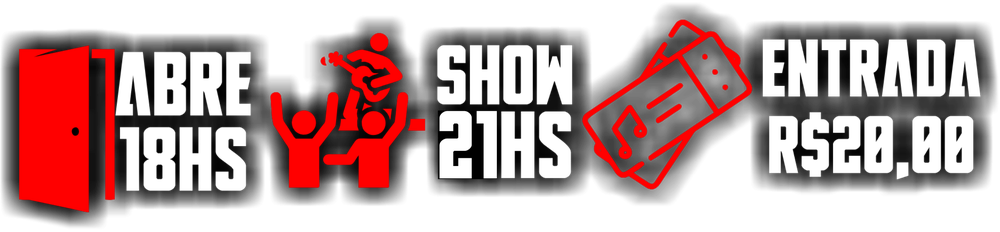
#> input picture gerador/brand/ENTRADA.png, 1000 x 232 px, shrunk from 2697 x 626 before the run
$ python tratar_foto.py brand/ENTRADA.png brand/ENTRADA.png
#> lines starting #> are read from the running program, lines starting #| are printed output that depends on the picture
"""Trata o PNG recortado (vindo do ChatGPT) para o padrão da agenda: P&B, alto contraste, nitidez.
uso: python3 tratar_foto.py entrada.png bands/saida_bw.png [--crop 0.66]
--crop corta a parte de cima da imagem (ex.: 0.66 = da cabeça até ~cintura), útil p/ fotos de corpo inteiro nos layouts A e C."""
import sys
from PIL import Image, ImageOps, ImageEnhance, ImageFilter
src, dst = sys.argv[1], sys.argv[2]
crop = float(sys.argv[sys.argv.index('--crop')+1]) if '--crop' in sys.argv else None
im = Image.open(src).convert('RGBA'); a = im.split()[3]
#> further down, im is the input picture: PIL image 1000x232 RGBA; mean R, G, B, A 75, 46.3, 46.3, 135.3
#> after `a = im.split()[3]`:
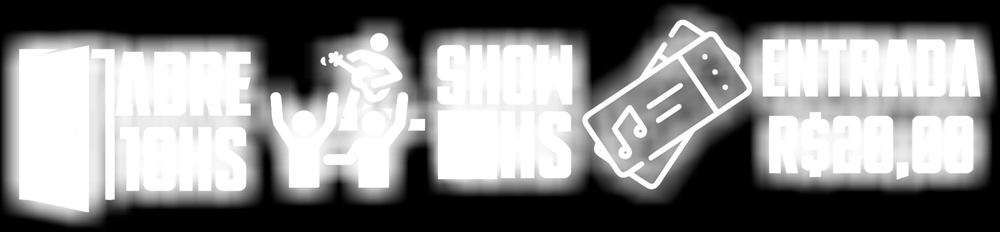
#> a: PIL image 1000x232 L; min 0, max 255, mean 135.3
g = ImageOps.grayscale(im.convert('RGB')); g = ImageOps.autocontrast(g, cutoff=0.5)
#> after `g = ImageOps.grayscale(im.convert('RGB'))`:
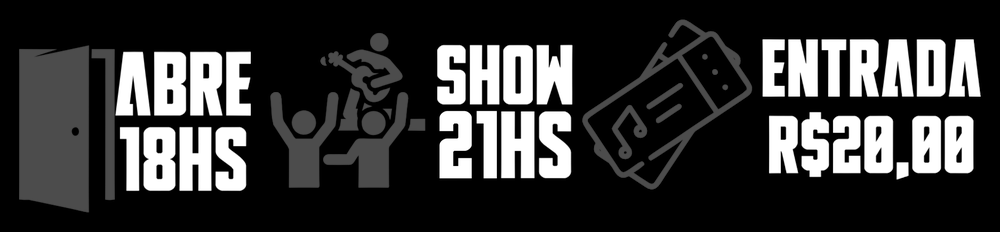
#> g: PIL image 1000x232 L; min 0, max 255, mean 54.9
g = ImageEnhance.Contrast(g).enhance(1.25).filter(ImageFilter.UnsharpMask(radius=2, percent=60, threshold=2))
o = Image.merge('RGBA', (g, g, g, a)); o = o.crop(o.getbbox())
#> after `o = Image.merge('RGBA', (g, g, g, a))`:
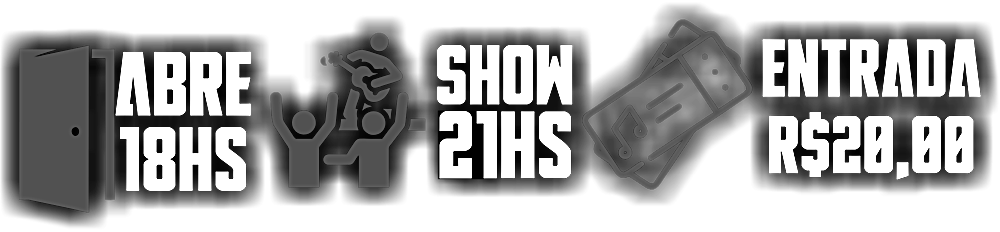
#> o: PIL image 1000x232 RGBA; mean R, G, B, A 56.4, 56.4, 56.4, 135.3; transparent parts drawn white
#> after `o = o.crop(o.getbbox())`:
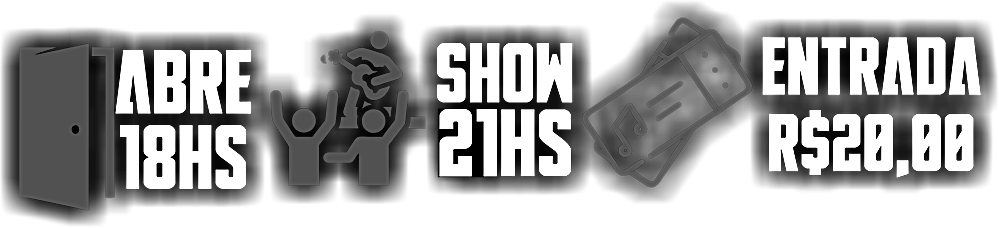
#> o: PIL image 999x228 RGBA; mean R, G, B, A 57.5, 57.5, 57.5, 137.9; transparent parts drawn white
if crop: o = o.crop((0, 0, o.width, int(o.height*crop)))
o.save(dst); print(dst, o.size)
#| brand/ENTRADA.png (999, 228)
